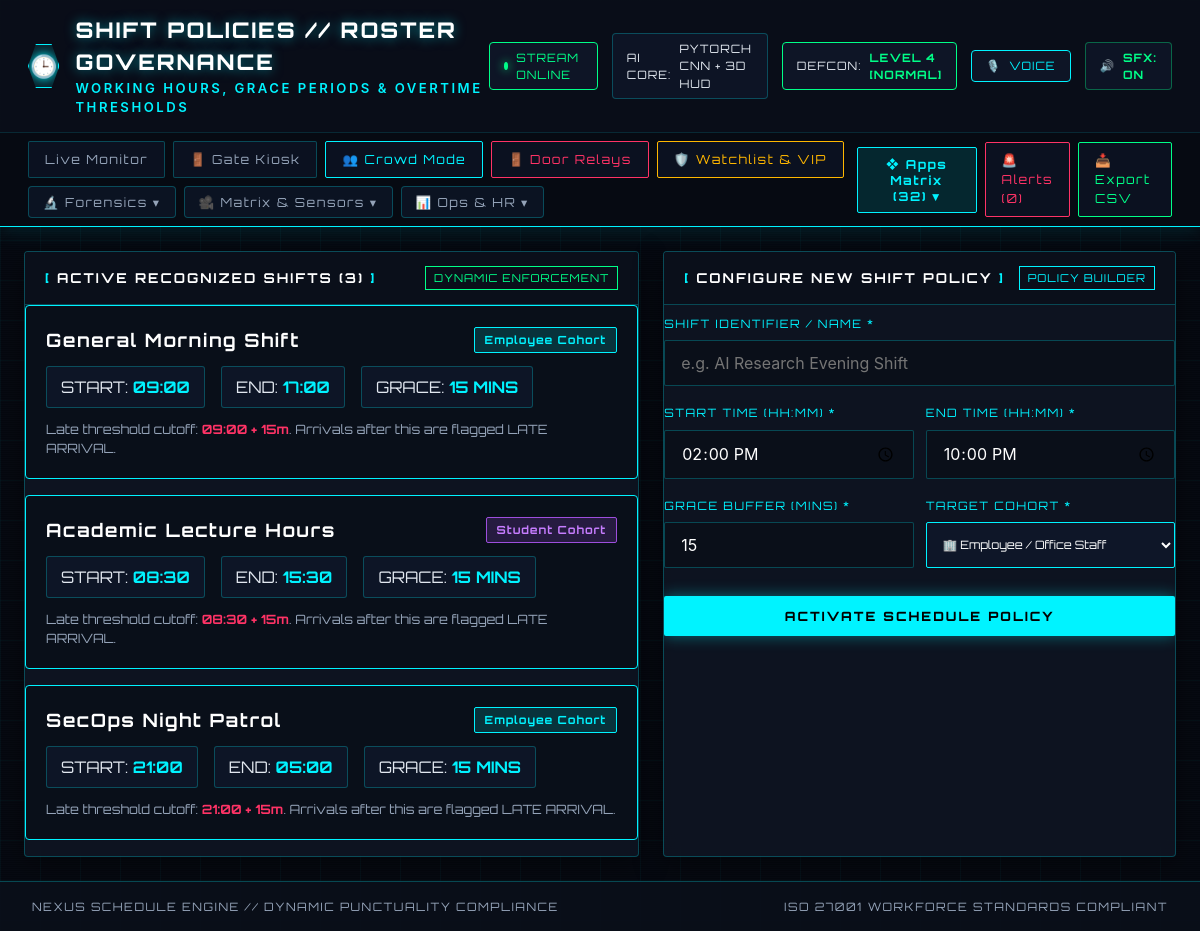
The app's page /shifts with its own data.
### tables this page shows
CREATE TABLE shifts (
                    id INTEGER PRIMARY KEY AUTOINCREMENT,
                    name TEXT NOT NULL UNIQUE,
                    start_time TEXT NOT NULL,
                    end_time TEXT NOT NULL,
                    grace_minutes INTEGER DEFAULT 15,
                    cohort TEXT DEFAULT 'All'
                );

### app.py (the view)
@app.route('/shifts')
def shifts_view():
    shifts = db.get_shifts()
    users = db.get_users()
    return render_template('shifts.html', shifts=shifts, users=users)

### attendance_engine/db.py (called while the page is built)
    def _get_connection(self):
        conn = sqlite3.connect(self.db_path, check_same_thread=False)
        conn.row_factory = sqlite3.Row
        return conn

    def get_users(self, user_type=None):
        with self._get_connection() as conn:
            cursor = conn.cursor()
            if user_type:
                cursor.execute("SELECT * FROM users WHERE user_type = ? ORDER BY name ASC", (user_type,))
            else:
                cursor.execute("SELECT * FROM users ORDER BY user_type DESC, name ASC")
            return [dict(row) for row in cursor.fetchall()]

    def get_shifts(self):
        with self._get_connection() as conn:
            cursor = conn.cursor()
            cursor.execute("SELECT * FROM shifts ORDER BY id ASC")
            return [dict(row) for row in cursor.fetchall()]

### templates/shifts.html (shortened to what this page needs)
<!DOCTYPE html>
<html lang="en">
<head>
  <link rel="stylesheet" href="/static/css/style.css">
</head>
<body>
    {% set active_page = 'shifts' %}
  {% set nav_icon = '🕒' %}
  {% set nav_title = 'SHIFT POLICIES // ROSTER GOVERNANCE' %}
  {% set nav_subtitle = 'WORKING HOURS, GRACE PERIODS & OVERTIME THRESHOLDS' %}
  {% include 'nav_header.html' %}
  <main class="main-container">
    <div class="shifts-grid">
      <section class="cyber-panel">
        <div class="panel-header">
          <div class="panel-title"><span class="bracket">[</span> ACTIVE RECOGNIZED SHIFTS ({{ shifts|length }}) <span class="bracket">]</span></div>
          <div class="panel-badge neon-green">DYNAMIC ENFORCEMENT</div>
        </div>
        {% for s in shifts %}
        <div class="shift-card">
          <div class="shift-header-line">
            <div class="shift-name">{{ s.name }}</div>
            <span class="badge {% if s.cohort == 'Student' %}student{% else %}office{% endif %}">{{ s.cohort }} Cohort</span>
          </div>
          <div class="shift-times">
            <div class="time-slot">START: <span>{{ s.start_time }}</span></div>
            <div class="time-slot">END: <span>{{ s.end_time }}</span></div>
            <div class="time-slot">GRACE: <span>{{ s.grace_minutes }} MINS</span></div>
          </div>
          <div style="font-size:0.8rem; color:var(--text-muted); font-family:var(--font-tech);">
            Late threshold cutoff: <span style="color:#ff3366; font-weight:700;">{{ s.start_time }} + {{ s.grace_minutes }}m</span>. Arrivals after this are flagged LATE ARRIVAL.
          </div>
        </div>
        {% endfor %}
      </section>
      <section class="cyber-panel">
        <div class="panel-header">
          <div class="panel-title"><span class="bracket">[</span> CONFIGURE NEW SHIFT POLICY <span class="bracket">]</span></div>
          <div class="panel-badge">POLICY BUILDER</div>
        </div>
        <form onsubmit="handleCreateShift(event)" style="padding: 10px 0;">
          <div class="form-group">
            <label>SHIFT IDENTIFIER / NAME *</label>
            <input type="text" id="shift-name" class="cyber-input" placeholder="e.g. AI Research Evening Shift" required>
          </div>
          <div style="display:grid; grid-template-columns: 1fr 1fr; gap:12px; margin-bottom:18px;">
            <div class="form-group" style="margin:0;">
              <label>START TIME (HH:MM) *</label>
              <input type="time" id="shift-start" class="cyber-input" value="14:00" required>
            </div>
            <div class="form-group" style="margin:0;">
              <label>END TIME (HH:MM) *</label>
              <input type="time" id="shift-end" class="cyber-input" value="22:00" required>
            </div>
          </div>
          <div style="display:grid; grid-template-columns: 1fr 1fr; gap:12px; margin-bottom:18px;">
            <div class="form-group" style="margin:0;">
              <label>GRACE BUFFER (MINS) *</label>
              <input type="number" id="shift-grace" class="cyber-input" value="15" min="0" max="60" required>
            </div>
            <div class="form-group" style="margin:0;">
              <label>TARGET COHORT *</label>
              <select id="shift-cohort" class="cyber-select" style="width:100%; height:46px;">
                <option value="Employee">🏢 Employee / Office Staff</option>
              </select>
            </div>
          </div>
          <button type="submit" class="cyber-button primary full-width">ACTIVATE SCHEDULE POLICY</button>
        </form>
      </section>
    </div>
  </main>
  <footer class="cyber-footer">
    <div>NEXUS SCHEDULE ENGINE // DYNAMIC PUNCTUALITY COMPLIANCE</div>
    <div>ISO 27001 WORKFORCE STANDARDS COMPLIANT</div>
  </footer>
</body>
</html>

### static/css/style.css (style rules this page uses)
:root { --bg-primary: #070a12; --bg-secondary: #0d121f; --bg-card: rgba(16, 23, 38, 0.75); --border-cyan: #00f3ff; --border-dim: rgba(0, 243, 255, 0.25); --neon-cyan: #00f3ff; --neon-green: #00ff88; --neon-amber: #ffb800; --neon-purple: #9d4edd; --neon-red: #ff3366; --text-main: #e2e8f0; --text-muted: #94a3b8; --font-tech: 'Orbitron', -apple-system, sans-serif; --font-body: 'Rajdhani', -apple-system, sans-serif; }
* { margin: 0; padding: 0; box-sizing: border-box; }
body { background-color: var(--bg-primary); color: var(--text-main); font-family: var(--font-body); font-size: 16px; line-height: 1.5; min-height: 100vh; position: relative; overflow-x: hidden; }
.main-container { position: relative; z-index: 10; max-width: 1440px; margin: 0 auto; padding: 24px; }
.cyber-panel { background: var(--bg-card); border: 1px solid var(--border-dim); border-radius: 4px; box-shadow: 0 8px 30px rgba(0, 0, 0, 0.4); backdrop-filter: blur(12px); overflow: hidden; position: relative; }
.panel-header { display: flex; justify-content: space-between; align-items: center; padding: 14px 20px; background: rgba(10, 15, 26, 0.9); border-bottom: 1px solid var(--border-dim); }
.panel-title { font-family: var(--font-tech); font-size: 0.85rem; letter-spacing: 2px; font-weight: 700; color: #fff; }
.bracket { color: var(--neon-cyan); }
.panel-badge { font-family: var(--font-tech); font-size: 0.68rem; letter-spacing: 1px; padding: 3px 8px; border: 1px solid var(--border-cyan); color: var(--neon-cyan); }
.panel-badge.neon-green { border-color: var(--neon-green); color: var(--neon-green); }
.badge { font-family: var(--font-tech); font-size: 0.7rem; letter-spacing: 1px; padding: 4px 10px; border-radius: 2px; font-weight: 700; }
.badge.student { background: rgba(157, 78, 221, 0.2); color: #c77dff; border: 1px solid #9d4edd; }
.badge.office { background: rgba(0, 243, 255, 0.15); color: var(--neon-cyan); border: 1px solid var(--neon-cyan); }
.form-group { margin-bottom: 18px; }
.form-group label { display: block; font-family: var(--font-tech); font-size: 0.72rem; letter-spacing: 1.5px; color: var(--neon-cyan); margin-bottom: 8px; }
.cyber-input { width: 100%; padding: 12px 16px; background: rgba(10, 15, 26, 0.8); border: 1px solid var(--border-dim); border-radius: 2px; color: #fff; font-family: var(--font-body); font-size: 1rem; outline: none; transition: border-color 0.25s ease; }
.cyber-button { font-family: var(--font-tech); font-size: 0.8rem; letter-spacing: 2px; padding: 12px 24px; border: none; border-radius: 2px; cursor: pointer; transition: all 0.25s ease; }
.cyber-button.primary { background: var(--neon-cyan); color: #000; font-weight: 800; box-shadow: 0 0 15px rgba(0, 243, 255, 0.4); }
.cyber-button.full-width { width: 100%; margin-top: 10px; }
.cyber-select { padding: 6px 12px; background: rgba(15, 23, 42, 0.9); color: #fff; border: 1px solid var(--border-cyan); border-radius: 2px; font-family: var(--font-tech); font-size: 0.72rem; outline: none; cursor: pointer; }
.cyber-footer { position: relative; z-index: 10; display: flex; justify-content: space-between; align-items: center; padding: 16px 32px; background: rgba(10, 15, 26, 0.95); border-top: 1px solid var(--border-dim); font-family: var(--font-tech); font-size: 0.72rem; letter-spacing: 1.5px; color: var(--text-muted); }

### templates/shifts.html (style rules this page uses)
.shifts-grid { display: grid; grid-template-columns: 1.2fr 1fr; gap: 24px; }
.shift-card { background: rgba(10, 15, 26, 0.88); border: 1px solid var(--border-cyan); border-radius: 4px; padding: 20px; margin-bottom: 16px; position: relative; }
.shift-header-line { display: flex; justify-content: space-between; align-items: center; margin-bottom: 12px; }
.shift-name { font-family: var(--font-tech); font-size: 1.15rem; font-weight: 700; color: #fff; letter-spacing: 1.5px; }
.shift-times { display: flex; gap: 16px; margin-bottom: 12px; font-family: var(--font-tech); }
.time-slot { background: rgba(15, 23, 42, 0.8); border: 1px solid var(--border-dim); padding: 8px 14px; border-radius: 3px; }
.time-slot span { color: var(--neon-cyan); font-weight: 700; }

### records on screen
shifts: name "General Morning Shift", cohort "Employee", start_time "09:00", end_time "17:00", grace_minutes "15"
shifts: name "Academic Lecture Hours", cohort "Student", start_time "08:30", end_time "15:30", grace_minutes "15"
shifts: name "SecOps Night Patrol", cohort "Employee", start_time "21:00", end_time "05:00", grace_minutes "15"

### other values on screen
{{ nav_icon|default('◈') }} "🕒"
{{ nav_title|default('NEXUS // BIOMETRIC 3D ATTENDANCE') }} "SHIFT POLICIES // ROSTER GOVERNANCE"
{{ shifts|length }} "3"
